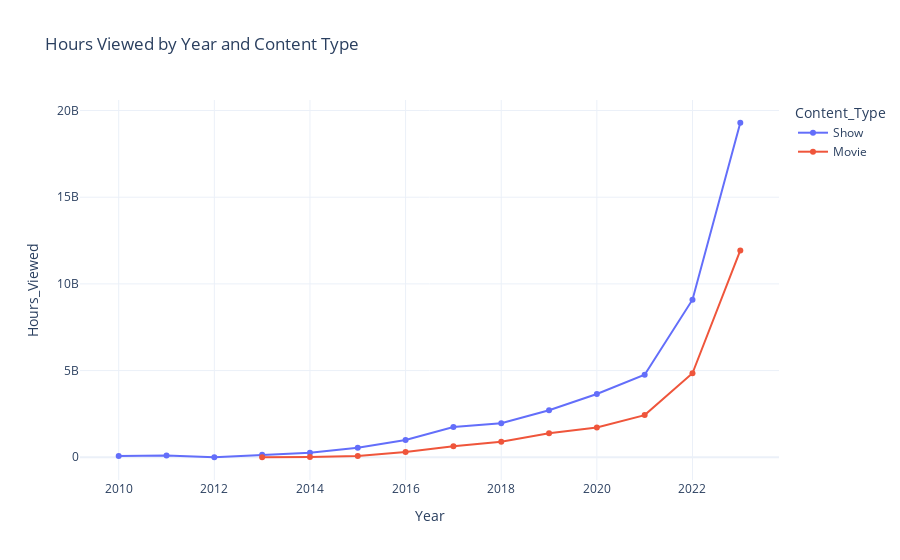
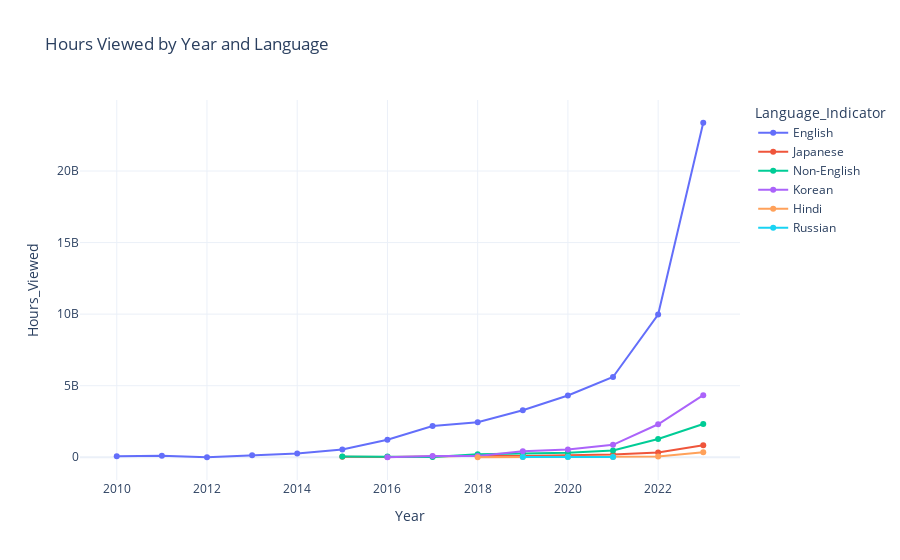

The code cell stored with these charts, in order, in its notebook:
### Markdown cell above
# Growth Rate Analysis - Visualizations

### Code cell
# Line plot for Hours Viewed by Year and Content Type
fig4 = px.line(year_content_agg, x='Year', y='Hours_Viewed', color='Content_Type',
               title='Hours Viewed by Year and Content Type', markers=True)
fig4.show()
#fig4.write_image("results/fig4.png")

# Line plot for Hours Viewed by Year and Language
fig5 = px.line(year_language_agg, x='Year', y='Hours_Viewed', color='Language_Indicator',
               title='Hours Viewed by Year and Language', markers=True)
fig5.show()
#fig5.write_image("results/fig5.png")

### Figure 1 — Plotly figure (JSON) as saved in the notebook; plotly's stock layout.template omitted (floating-point values rounded to 4 significant figures)
{"data": [{"hovertemplate": "Content_Type=Show<br>Year=%{x}<br>Hours_Viewed=%{y}<extra></extra>", "legendgroup": "Show", "line": {"color": "#636efa", "dash": "solid"}, "marker": {"symbol": "circle"}, "mode": "markers+lines", "name": "Show", "orientation": "v", "showlegend": true, "type": "scatter", "x": [2010, 2011, 2012, 2013, 2014, 2015, 2016, 2017, 2018, 2019, 2020, 2021, 2022, 2023], "xaxis": "x", "y": [69100000, 107000000, 3500000, 140800000, 260500000, 552700000, 998300000, 1740300000, 1968100000, 2712400000, 3649700000, 4755900000, 9086800000, 19293500000], "yaxis": "y"}, {"hovertemplate": "Content_Type=Movie<br>Year=%{x}<br>Hours_Viewed=%{y}<extra></extra>", "legendgroup": "Movie", "line": {"color": "#EF553B", "dash": "solid"}, "marker": {"symbol": "circle"}, "mode": "markers+lines", "name": "Movie", "orientation": "v", "showlegend": true, "type": "scatter", "x": [2013, 2014, 2015, 2016, 2017, 2018, 2019, 2020, 2021, 2022, 2023], "xaxis": "x", "y": [700000, 8400000, 73200000, 303600000, 629300000, 896000000, 1388300000, 1714900000, 2431400000, 4846100000, 11927100000], "yaxis": "y"}], "layout": {"legend": {"title": {"text": "Content_Type"}, "tracegroupgap": 0}, "title": {"text": "Hours Viewed by Year and Content Type"}, "xaxis": {"anchor": "y", "domain": [0, 1], "title": {"text": "Year"}}, "yaxis": {"anchor": "x", "domain": [0, 1], "title": {"text": "Hours_Viewed"}}}}

### Figure 2 — Plotly figure (JSON) as saved in the notebook; plotly's stock layout.template omitted (floating-point values rounded to 4 significant figures)
{"data": [{"hovertemplate": "Language_Indicator=English<br>Year=%{x}<br>Hours_Viewed=%{y}<extra></extra>", "legendgroup": "English", "line": {"color": "#636efa", "dash": "solid"}, "marker": {"symbol": "circle"}, "mode": "markers+lines", "name": "English", "orientation": "v", "showlegend": true, "type": "scatter", "x": [2010, 2011, 2012, 2013, 2014, 2015, 2016, 2017, 2018, 2019, 2020, 2021, 2022, 2023], "xaxis": "x", "y": [69100000, 107000000, 3500000, 141500000, 268900000, 539900000, 1225100000, 2187900000, 2445100000, 3288900000, 4313800000, 5608000000, 9976800000, 23370800000], "yaxis": "y"}, {"hovertemplate": "Language_Indicator=Japanese<br>Year=%{x}<br>Hours_Viewed=%{y}<extra></extra>", "legendgroup": "Japanese", "line": {"color": "#EF553B", "dash": "solid"}, "marker": {"symbol": "circle"}, "mode": "markers+lines", "name": "Japanese", "orientation": "v", "showlegend": true, "type": "scatter", "x": [2015, 2016, 2017, 2018, 2019, 2020, 2021, 2022, 2023], "xaxis": "x", "y": [34100000, 19700000, 62700000, 103300000, 83800000, 147900000, 189900000, 327400000, 841000000], "yaxis": "y"}, {"hovertemplate": "Language_Indicator=Non-English<br>Year=%{x}<br>Hours_Viewed=%{y}<extra></extra>", "legendgroup": "Non-English", "line": {"color": "#00cc96", "dash": "solid"}, "marker": {"symbol": "circle"}, "mode": "markers+lines", "name": "Non-English", "orientation": "v", "showlegend": true, "type": "scatter", "x": [2015, 2016, 2017, 2018, 2019, 2020, 2021, 2022, 2023], "xaxis": "x", "y": [51900000, 54000000, 23200000, 210700000, 256900000, 313400000, 480800000, 1273200000, 2325200000], "yaxis": "y"}, {"hovertemplate": "Language_Indicator=Korean<br>Year=%{x}<br>Hours_Viewed=%{y}<extra></extra>", "legendgroup": "Korean", "line": {"color": "#ab63fa", "dash": "solid"}, "marker": {"symbol": "circle"}, "mode": "markers+lines", "name": "Korean", "orientation": "v", "showlegend": true, "type": "scatter", "x": [2016, 2017, 2018, 2019, 2020, 2021, 2022, 2023], "xaxis": "x", "y": [3100000, 95800000, 97000000, 424400000, 551500000, 873400000, 2308600000, 4338200000], "yaxis": "y"}, {"hovertemplate": "Language_Indicator=Hindi<br>Year=%{x}<br>Hours_Viewed=%{y}<extra></extra>", "legendgroup": "Hindi", "line": {"color": "#FFA15A", "dash": "solid"}, "marker": {"symbol": "circle"}, "mode": "markers+lines", "name": "Hindi", "orientation": "v", "showlegend": true, "type": "scatter", "x": [2018, 2019, 2020, 2021, 2022, 2023], "xaxis": "x", "y": [8000000, 20100000, 23000000, 17700000, 46900000, 345400000], "yaxis": "y"}, {"hovertemplate": "Language_Indicator=Russian<br>Year=%{x}<br>Hours_Viewed=%{y}<extra></extra>", "legendgroup": "Russian", "line": {"color": "#19d3f3", "dash": "solid"}, "marker": {"symbol": "circle"}, "mode": "markers+lines", "name": "Russian", "orientation": "v", "showlegend": true, "type": "scatter", "x": [2019, 2020, 2021], "xaxis": "x", "y": [26600000, 15000000, 17500000], "yaxis": "y"}], "layout": {"legend": {"title": {"text": "Language_Indicator"}, "tracegroupgap": 0}, "title": {"text": "Hours Viewed by Year and Language"}, "xaxis": {"anchor": "y", "domain": [0, 1], "title": {"text": "Year"}}, "yaxis": {"anchor": "x", "domain": [0, 1], "title": {"text": "Hours_Viewed"}}}}
